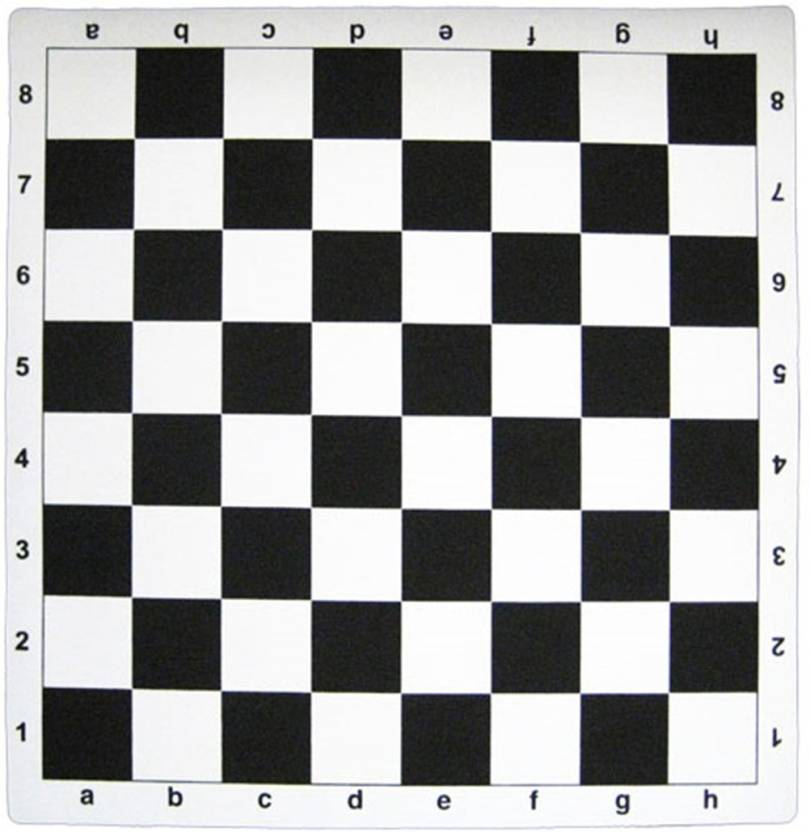
#> input picture Tech_with_tim/Images/chess_board.jpeg, 810 x 832 px
$ python Tutorial5.py
#> lines starting #> are read from the running program, lines starting #| are printed output that depends on the picture; after the words box and inside, x2 and y2 are one past the last pixel; in counts of white or black regions, pixels touching at a corner belong together
'''Detecting corners and drawing circle over it using openCV'''

import cv2
import numpy as np

img= cv2.imread('Images/chess_board.jpeg')
#> img is the input picture: shape (832, 810, 3); mean B, G, R 159.9, 160.1, 159.7
img = cv2.resize(img,(0,0), fx=0.5,fy=0.5)
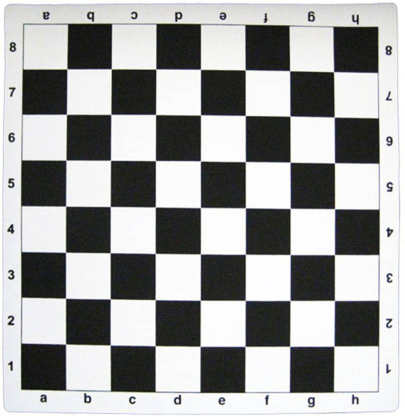
#> img: shape (416, 405, 3); mean B, G, R 160, 160.2, 159.9
grey = cv2.cvtColor(img, cv2.COLOR_BGR2GRAY)

corners = cv2.goodFeaturesToTrack(grey,30, 0.01, 10)
#> corners = 30 rows, first 8: [388, 236], [14, 88], [132, 399], [391, 319], [11, 184], [11, 362], [155, 391], [8, 230]
corners = np.int0(corners)

for corner in corners:
    x, y = corner.ravel()
    cv2.circle(img,(x,y),5,(0,0,255),1)
#> this loop made 30 passes
#> (x, y) on passes 1 to 12: (388, 236), (14, 88), (132, 399), (391, 319), (11, 184), (11, 362), (155, 391), (8, 230), (386, 99), (387, 372), (111, 252), (8, 324)
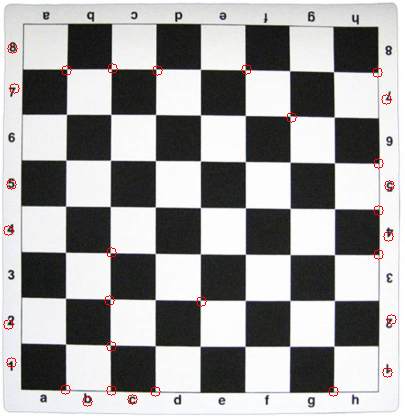
#> img: shape (416, 405, 3); 0.5% of pixels changed, all inside (x1, y1, x2, y2) = (3, 43, 397, 407)

cv2.imshow('image',img)
cv2.waitKey()
cv2.destroyAllWindows()
